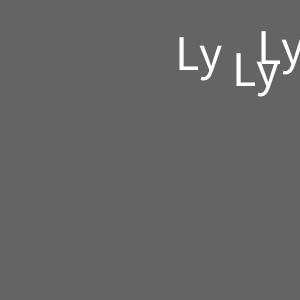
Frame 1 (no input)
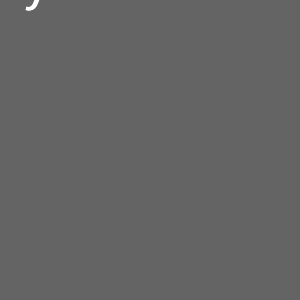
Frame 60 (the mouse pressed at the canvas centre just before this capture)
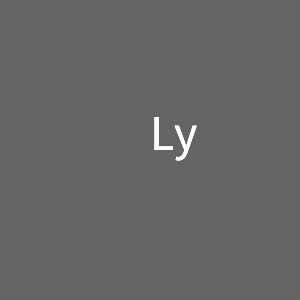
Frame 120 (the mouse held since frame 60 and released just before this capture)

The Processing sketch that drew these frames (run headless with seeded random() and noise(); from frame 60 on, the mouse is pressed at the canvas centre):

// Processing sketch: Ly_Three_noArray
// ── Ly_Three_noArray.pde
class Mover {
  float x, y;
  Mover() {
    x = random(width);
    y = random(height);
  }
  void follow(float tx, float ty) {
    x += 0.1 * (tx - x);
    y += 0.1 * (ty - y);
  }
  void draw() {
    fill(255);
    textSize(50);
    text("Ly", x, y);
  }
}

Mover m1, m2, m3;

void setup() {
   size(300, 300);
   m1 = new Mover();
   m2 = new Mover();
   m3 = new Mover();
}

void draw() {
   background(100, 100, 100);
//   noStroke();
//   fill(100, 100, 100, 10);
//   rect(0, 0, width, height);
   m1.follow(mouseX, mouseY);
   m1.draw();
   m2.follow(mouseX, mouseY);
   m2.draw();
   m3.follow(mouseX, mouseY);
   m3.draw();
}
